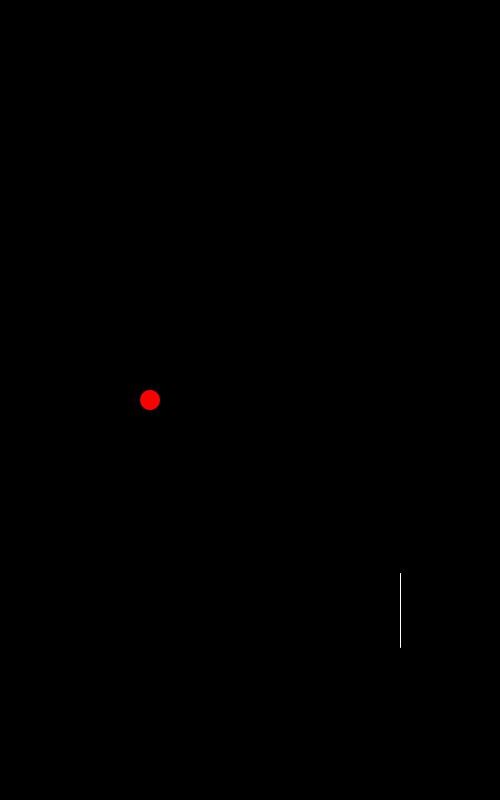
Frame 1 (no input)
Frame 60 (the mouse pressed at the canvas centre just before this capture): identical to frame 1, image omitted
Frame 120 (the mouse held since frame 60 and released just before this capture): identical to frame 1, image omitted

The Processing sketch that drew this single still picture (run headless with seeded random() and noise(); from frame 60 on, the mouse is pressed at the canvas centre):

// Processing sketch: dusk_equinox
// ── dusk_equinox.pde
float bird;
float xWaardeBird = 150;
float yWaardeBird = 400;
float valSnelheid;
float zwaartekracht;
boolean sprong = false;
float x1WaardeLijn = 400;
float y1WaardeLijn = random(50, 600);
float x2WaardeLijn = 400;
float y2WaardeLijn = random(600, 800); // Random line length
boolean resetBackground;
boolean birdActive = false;
float lijnSnelheid;
float zijwaartseKracht;
int aantalLijnen = 5; // Aantal lijnen dat je wilt hebben
float[] x1WaardeLijnen = new float[aantalLijnen];
float[] x2WaardeLijnen = new float[aantalLijnen];
float[] y1WaardeLijnen = new float[aantalLijnen];
float[] y2WaardeLijnen = new float[aantalLijnen];

void setup() {
  background(0);
  size(500, 800);
  background(0);
  fill(255, 0, 0);
  frameRate(80);
  for (int i = 0; i < aantalLijnen; i++) {
    x1WaardeLijnen[i] = 400 + i * 200; // Begin x1-waarden met tussenruimte van 200 pixels
    x2WaardeLijnen[i] = 400 + i * 200; // Begin x2-waarden met tussenruimte van 200 pixels
    y1WaardeLijnen[i] = random(50, 600); // Willekeurige y1-waarden
    y2WaardeLijnen[i] = random(600, 800); // Willekeurige line lengths
  }
}

void draw() {
  resetBackground = true;
  checkResetNeeded();
  checkTop();
  checkBottom();
  makeLine();
  noStroke();
  ellipse(xWaardeBird, yWaardeBird, 20, 20);
  for (int i = 0; i < aantalLijnen; i++) {
    if (
      xWaardeBird + 10 >= x1WaardeLijnen[i] && // Controleer rechterkant vogel
      xWaardeBird - 10 <= x2WaardeLijnen[i] && // Controleer linkerkant vogel
      yWaardeBird + 10 >= y1WaardeLijnen[i] && // Controleer onderkant vogel
      yWaardeBird - 10 <= y2WaardeLijnen[i]    // Controleer bovenkant vogel
    ) {
      // Vogel botst tegen de lijn
      drawDeathMessage();
      resetBackground = false;
      resetBird();
      resetLines();
    }
  }
  valSnelheid += zwaartekracht;
  yWaardeBird += valSnelheid;
  lijnSnelheid += zijwaartseKracht;
  x1WaardeLijn += lijnSnelheid;
  x2WaardeLijn += lijnSnelheid;
  if (!sprong) {
    if (yWaardeBird > height - 10 ) {
      yWaardeBird = height - 10;
      valSnelheid = 0;
      lijnSnelheid = 0;
      zijwaartseKracht = 0;
      resetBackground = false;
      drawDeathMessage();
      resetBackground = true;
      resetBird();
      resetLines();
    }
  }
  if (birdActive) {
    x1WaardeLijn = x1WaardeLijn - 1;
    x2WaardeLijn = x2WaardeLijn - 1;
    zijwaartseKracht = 0.2;
    lijnSnelheid = -1;
  }
}

void checkResetNeeded() {
  if (resetBackground) {
    background(0);
  }
}

void makeLine() {
  resetBackground = false;
  for (int i = 0; i < aantalLijnen; i++) {
    stroke(255, 255, 255);
    line(x1WaardeLijnen[i], y1WaardeLijnen[i], x2WaardeLijnen[i], y2WaardeLijnen[i]);
  }
  resetBackground = true;
}

void drawDeathMessage() {
  resetBird();
  resetLines();
  fill(255, 0, 0);
  textSize(32);
  textAlign(CENTER);
  text("Je bent dood!", width / 2, height / 2);
}

void keyPressed() {
  if (keyCode == 32) {
    yWaardeBird = yWaardeBird - 20;
    sprong = true;
    zwaartekracht = 0.2;
    valSnelheid = -5;
    birdActive = true;
  }
  if (keyCode == ENTER) {
    resetLines();
    resetBird();
  }
}

void resetBird() {
  zwaartekracht = 0;
  yWaardeBird = 400;
  sprong = false;
  valSnelheid = 0;
}

void resetLines() {
  for (int i = 0; i < aantalLijnen; i++) {
    x1WaardeLijnen[i] = 400 + i * 200;
    x2WaardeLijnen[i] = 400 + i * 200;
    y1WaardeLijnen[i] = random(50, 600);
    y2WaardeLijnen[i] = random(600, 800);
  }
}

void checkBottom() {
  if (yWaardeBird >= height) {
    drawDeathMessage();
  }
}

void checkTop() {
  if (yWaardeBird <= 0) {
    drawDeathMessage();
  }
}
